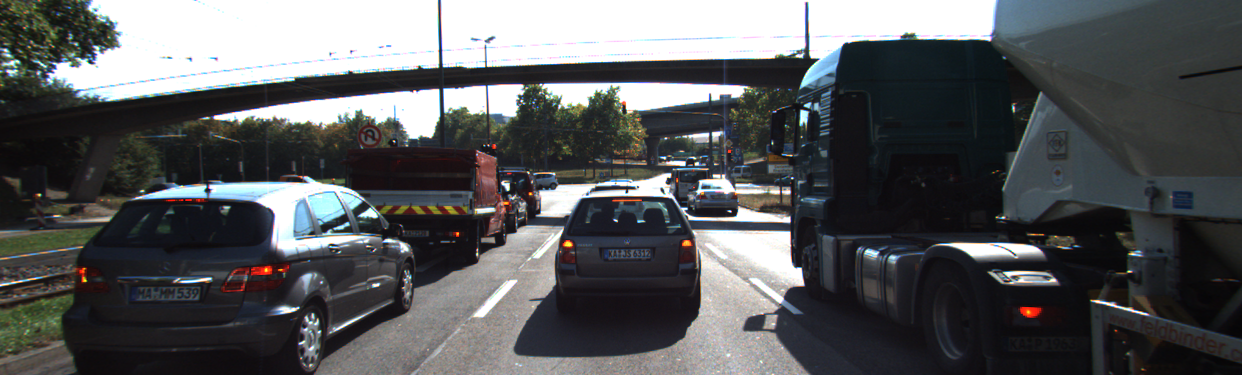
//> input picture cornerness_harris/images/img1.png, 1242 x 375 px
$ ./cornerness_harris   (built with g++ and OpenCV 4)
//> lines starting //> are read from the running program, lines starting //| are printed output that depends on the picture
#include <iostream>
#include <numeric>
#include <opencv2/core.hpp>
#include <opencv2/highgui.hpp>
#include <opencv2/imgproc.hpp>
#include <opencv2/features2d.hpp>

using namespace std;

void cornernessHarris()
{
    // load image from file
    cv::Mat img;
    img = cv::imread("../images/img1.png");
    cv::cvtColor(img, img, cv::COLOR_BGR2GRAY); // convert to grayscale

    cv::imshow("input", img);
    cv::waitKey();

    cv::Mat dst = cv::Mat::zeros(img.size(), CV_32F);
    int blocksize = 2;
    int aperture = 3;

	cv::Mat dst_norm, dst_norm_scaled;
    double k=0.04;
    int minresponse = 100;
    double t1 = cv::getTickCount();
    cv::cornerHarris(img, dst, blocksize, aperture, k);
    double t2 = cv::getTickCount();
    cout<< "HarrisCorner : "<< (t2 - t1)/cv::getTickFrequency()<< endl;

    cv::normalize(dst, dst_norm, 0, 255, cv::NORM_MINMAX, CV_32FC1, cv::Mat());
    cv::convertScaleAbs(dst_norm, dst_norm_scaled);
    cv::imshow("harris", dst_norm_scaled);
    cv::waitKey(0);
    double maxoverlap =0.0;
    vector<cv::KeyPoint> keypoints;
    for(int i=0; i< dst_norm_scaled.rows; i++)
    {
        for(int j=0;j < dst_norm_scaled.cols; j++)
        {
            int response;
            response = (int)dst_norm.at<float>(i,j);
            if(response > minresponse)
            {
                cv::KeyPoint kp;
                kp.pt = cv::Point2f(j, i);
                kp.response = response;
                kp.size = 2 * aperture;

                bool boverlap = false;
                for(auto it = keypoints.begin(); it !=keypoints.end(); ++it)
                {
                    double kpoverlap = cv::KeyPoint::overlap(kp, *it);
                    if(kpoverlap > maxoverlap)
                    {
                        boverlap = true;
                        if(kp.response > (*it).response)
                        {
                            (*it) = kp;
                            break;
                        }
                    }
                    //printf("loop\n");
                }
                if(!boverlap)
                {
                    keypoints.push_back(kp);
                }
            }
        }
    }
    string windowName;
    windowName = "Harris Corner Detection Results";
    cv::namedWindow(windowName, 5);
    cv::Mat visImage = dst_norm_scaled.clone();
    cv::drawKeypoints(dst_norm_scaled, keypoints, visImage, cv::Scalar::all(-1), cv::DrawMatchesFlags::DRAW_RICH_KEYPOINTS);
    cv::imshow(windowName, visImage);
    cv::waitKey(0);
}

void cornernessGFTT()
{
    // load image from file
    cv::Mat img;
    img = cv::imread("../images/img1.png");
//> img is the input picture: 375 rows x 1242 cols, CV_8UC3; mean B, G, R 90.7, 89.1, 87.5
    cv::cvtColor(img, img, cv::COLOR_BGR2GRAY); // convert to grayscale
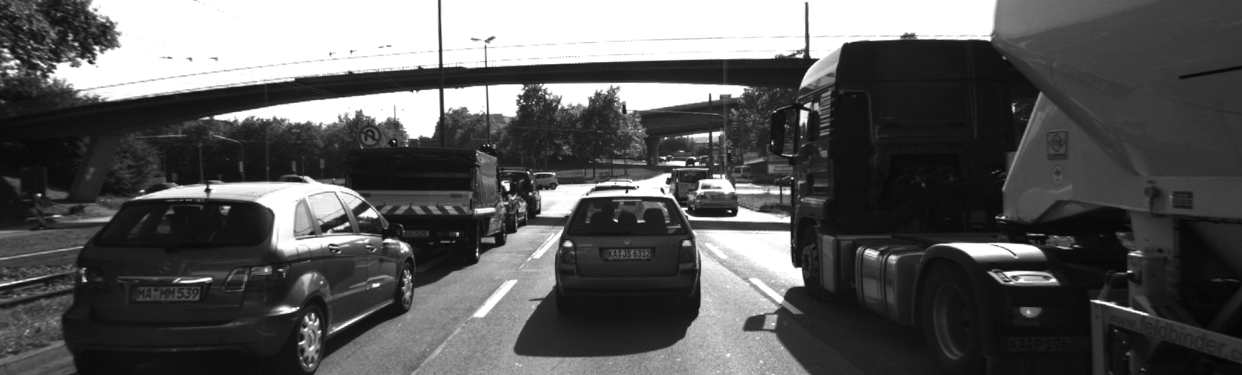
//> img: 375 rows x 1242 cols, CV_8UC1; min 5, max 255, mean 88.8

    cv::imshow("input", img);
    cv::waitKey();

    cv::Mat dst = cv::Mat::zeros(img.size(), CV_32F);
    int blocksize = 6;
    double maxoverlap =0.0;
    double mindistance = (1 - maxoverlap) * blocksize;
    int maxcorners = img.rows * img.cols / std::max(1.0, mindistance);
//> maxcorners = 77625
    double qualitylevel = 0.01;
    bool useharris = false;
    int aperture = 3;
    double k=0.04;
    vector<cv::KeyPoint> kptShiTomasi;
    vector<cv::Point2f> corners;
    cv::Mat dst_norm, dst_norm_scaled;

    int minresponse = 100;
    double t1 = cv::getTickCount();
    cv::goodFeaturesToTrack(img, corners, maxcorners, qualitylevel, mindistance, cv::Mat(), blocksize, useharris, k);
//> corners = 1144 Points (x, y), first 12: [487, 65], [626, 191], [685, 163], [802, 112], [697, 164], [802, 284], [208, 187], [707, 135], [669, 176], [488, 87], [800, 270], [788, 221]
    double t2 = cv::getTickCount();
    cout<< "goodFeaturesToTrack : " << (t2 - t1)/cv::getTickFrequency()<< endl;
    for(auto it = corners.begin(); it != corners.end(); it++)
    {
        cv::KeyPoint newkp;
        newkp.pt = cv::Point2f((*it).x, (*it).y);
        newkp.size = blocksize;
        kptShiTomasi.push_back(newkp);
    }
//> after the loop, kptShiTomasi = 1144 keypoints; strongest (x, y, size): (487, 65, 6), (626, 191, 6), (685, 163, 6), (802, 112, 6)

    string windowName;
    windowName = "Harris Corner Detection Results";
    cv::namedWindow(windowName, 5);
    cv::Mat visImage = img.clone();
    cv::drawKeypoints(img, kptShiTomasi, visImage, cv::Scalar::all(-1), cv::DrawMatchesFlags::DRAW_RICH_KEYPOINTS);
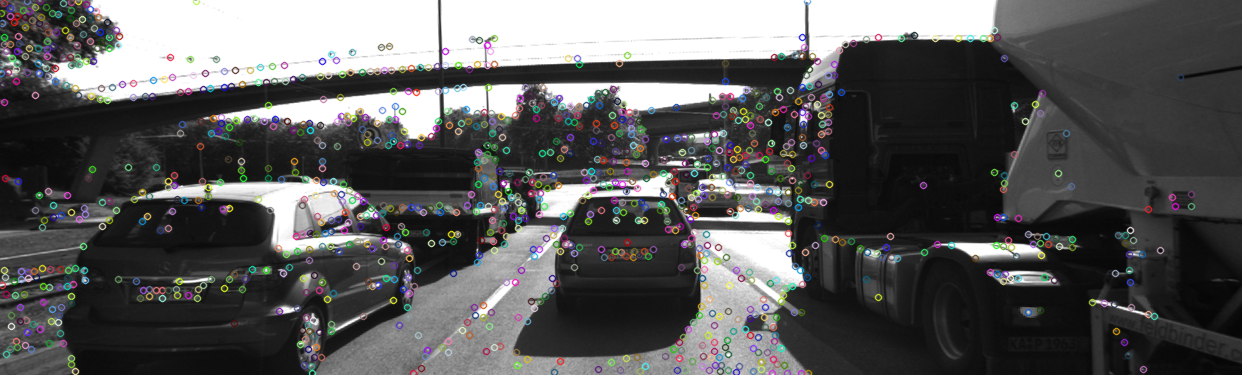
//> visImage: 375 rows x 1242 cols, CV_8UC3; mean B, G, R 89.9, 90, 90.1
    cv::imshow(windowName, visImage);
    cv::waitKey(0);

    cv::Ptr<cv::FastFeatureDetector> detector = cv::FastFeatureDetector::create();
    vector<cv::KeyPoint> kp2d;
    t1 = cv::getTickCount();
    detector->detect(img, kp2d, cv::Mat());
//> kp2d = 5275 keypoints; strongest (x, y, size): (730, 211, 7), (507, 189, 7), (616, 220, 7), (686, 208, 7)
    t2 = cv::getTickCount();
    cout<< "FAST : " << (t2 - t1)/cv::getTickFrequency()<< endl;
    cv::Mat img_vis = img.clone();
    cv::drawKeypoints(img, kp2d, img_vis);
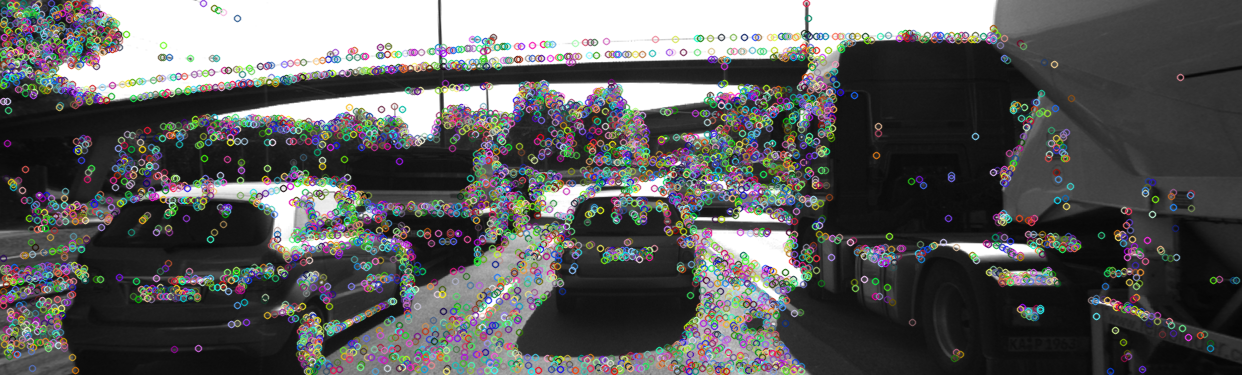
//> img_vis: 375 rows x 1242 cols, CV_8UC3; mean B, G, R 92.5, 92.9, 92.6
    cv::imshow("FAST", img_vis);
    cv::waitKey(0);
}

int main()
{
    cornernessGFTT();
    cornernessHarris();
//> in cornernessHarris, `cv::cornerHarris(img, dst, blocksize, aperture, k);`:
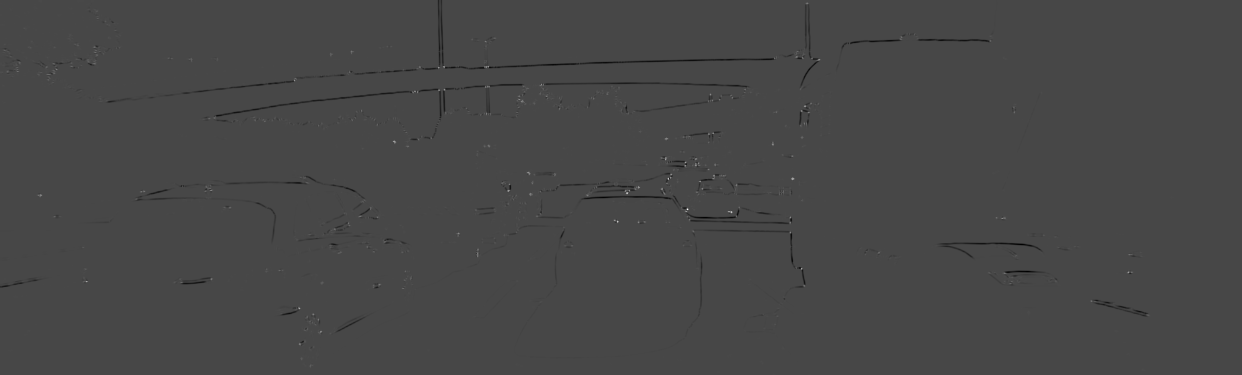
//> dst: 375 rows x 1242 cols, CV_32FC1; min -0.0139, max 0.0355, mean -7.12e-05; drawn with min black and max white
//> after the loop in cornernessHarris, `for(int i=0; i< dst_norm_scaled.rows; i++)`: keypoints = 115 keypoints; strongest (x, y, size): (687, 209, 6), (731, 212, 6), (617, 221, 6), (668, 178, 6)
}

$ run again, with cornerness_harris/images/img0006.png copied over cornerness_harris/images/img1.png
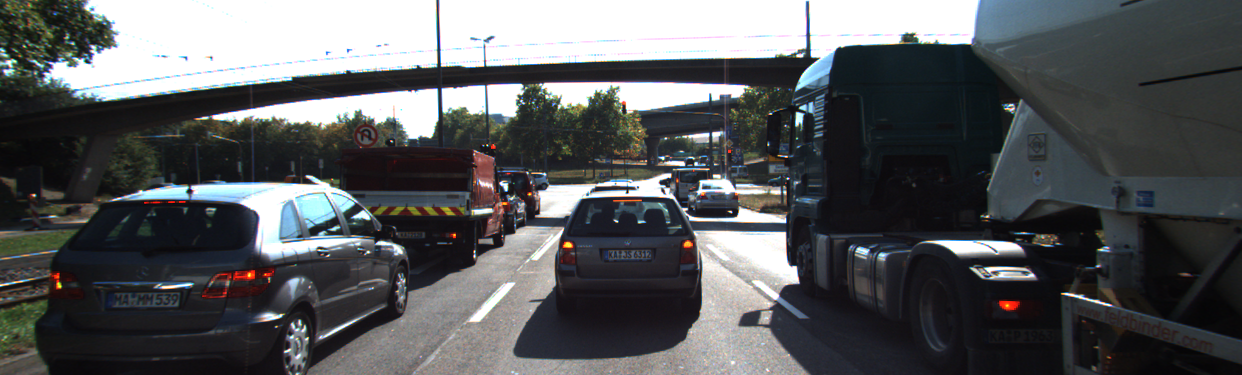
//> input picture cornerness_harris/images/img0006.png, 1242 x 375 px
//> in cornernessGFTT, img is the input picture: 375 rows x 1242 cols, CV_8UC3; mean B, G, R 91.1, 89.2, 87.2
//> in cornernessGFTT, `cv::cvtColor(img, img, cv::COLOR_BGR2GRAY);`:
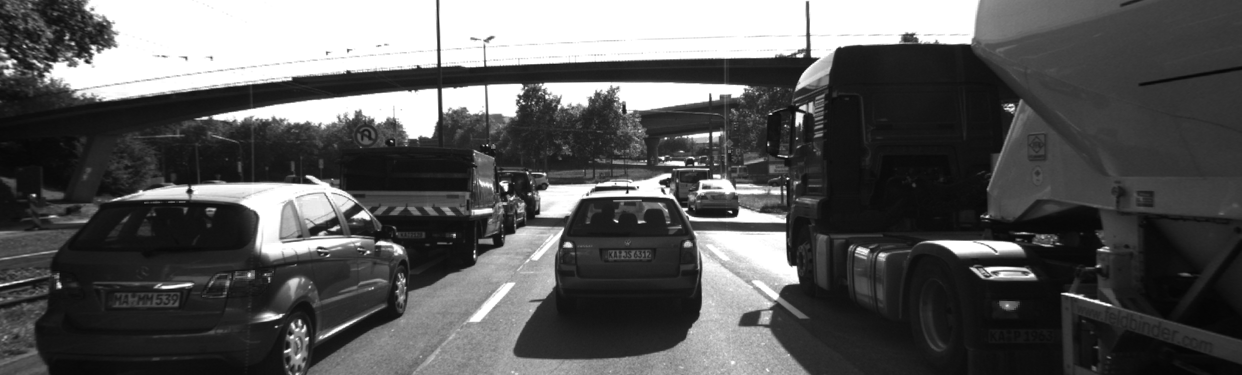
//> img: 375 rows x 1242 cols, CV_8UC1; min 5, max 255, mean 88.8
//> corners = 1139 Points (x, y), first 12: [784, 221], [484, 65], [626, 192], [696, 164], [798, 114], [443, 65], [708, 135], [797, 282], [190, 187], [661, 183], [685, 164], [795, 268]
//> after the loop in cornernessGFTT, `for(auto it = corners.begin(); it != corners.end(); it++)`: kptShiTomasi = 1139 keypoints; strongest (x, y, size): (784, 221, 6), (484, 65, 6), (626, 192, 6), (696, 164, 6)
//> kp2d = 5291 keypoints; strongest (x, y, size): (627, 192, 7), (506, 190, 7), (307, 176, 7), (707, 169, 7)
//> after the loop in cornernessHarris, `for(int i=0; i< dst_norm_scaled.rows; i++)`: keypoints = 209 keypoints; strongest (x, y, size): (627, 193, 6), (687, 209, 6), (618, 222, 6), (308, 338, 6)
//> in cornernessHarris, `cv::drawKeypoints(dst_norm_scaled, keypoints, visImage, cv::Scalar::al..`:
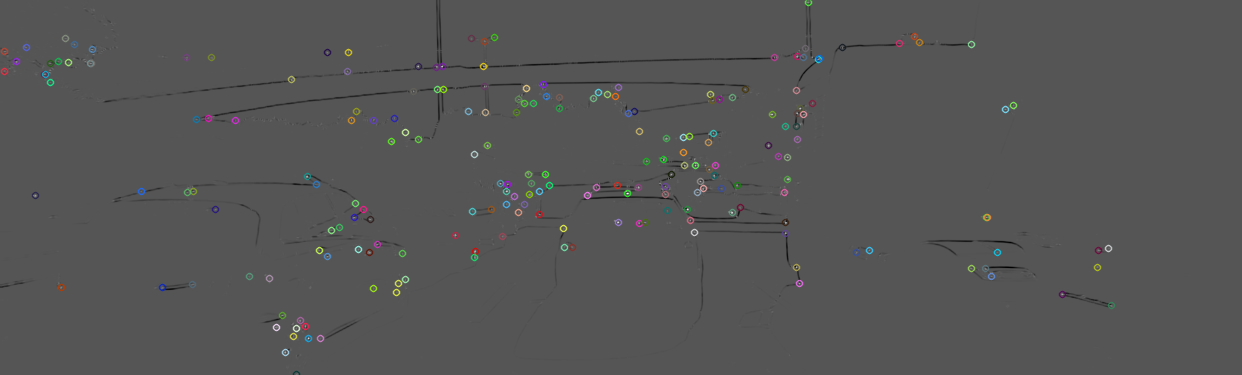
//> visImage: 375 rows x 1242 cols, CV_8UC3; mean B, G, R 85, 85.1, 85
